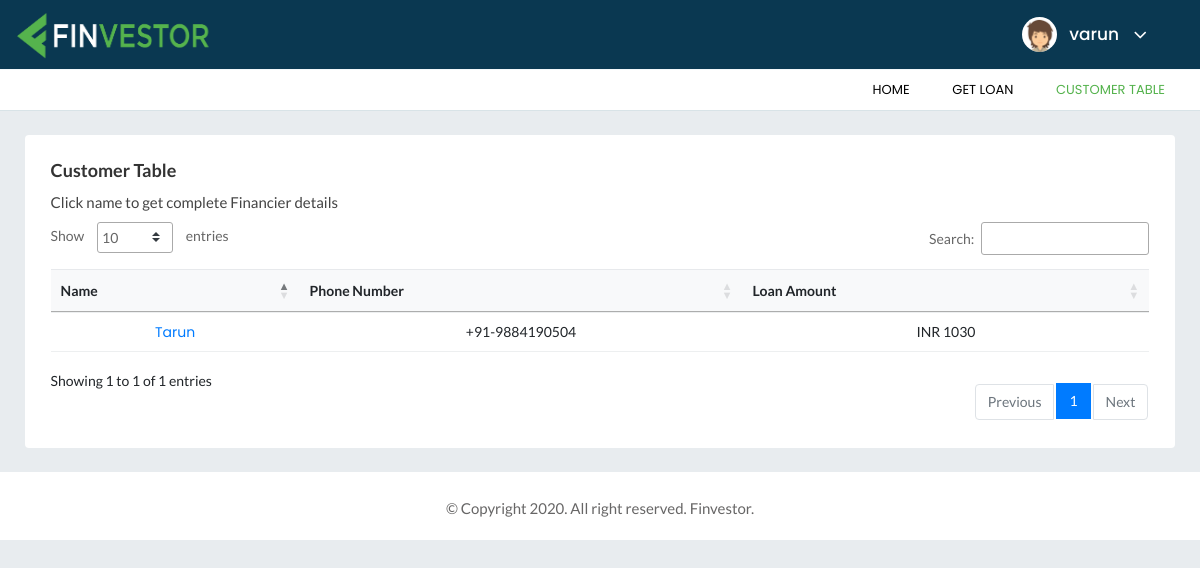
The app's page /customerTable.php (signed in) with its own data.
### tables this page shows
CREATE TABLE `financier` (
  `financier_number` int(11) NOT NULL,
  `financier_name` text NOT NULL,
  `phone_number` bigint(12) NOT NULL,
  `email` tinytext NOT NULL
);

CREATE TABLE `loan_contract` (
  `loan_id` int(11) NOT NULL,
  `f_id` int(11) NOT NULL,
  `c_id` int(11) NOT NULL,
  `loan_status_code` int(11) NOT NULL,
  `contract_start` date NOT NULL,
  `contract_end` date NOT NULL,
  `interest_rate` double NOT NULL,
  `loan_amount` double NOT NULL,
  `loan_payment_amount` double NOT NULL,
  `amt_per_payment` double NOT NULL,
  `interest_type` char(1) NOT NULL
);

### customerTable.php (the view, shortened to what this page needs)
<?php
  $db = mysqli_connect("localhost","root","","loan_management");
  $uname = $_SESSION['username'];
  $sql_cus = "SELECT * FROM user WHERE user_name='$uname'";
  $res_cus = mysqli_query($db, $sql_cus) or die( mysqli_error($db));
  $customer = mysqli_fetch_assoc($res_cus);
  $cid = $customer['user_id'];
  $sql_loanc = "SELECT * FROM loan_contract WHERE c_id='$cid'";
  $res_loanc = mysqli_query($db, $sql_loanc) or die( mysqli_error($db));
?>
<!doctype html>
<html class="no-js" lang="en">
<head>
    <link rel="stylesheet" href="assets/css/bootstrap.min.css">
    <link rel="stylesheet" href="assets/css/font-awesome.min.css">
    <link rel="stylesheet" href="assets/css/themify-icons.css">
    <link rel="stylesheet" href="assets/css/metisMenu.css">
    <link rel="stylesheet" href="assets/css/owl.carousel.min.css">
    <link rel="stylesheet" href="assets/css/slicknav.min.css">
    <link rel="stylesheet" type="text/css" href="https://cdn.datatables.net/1.10.19/css/jquery.dataTables.css">
    <link rel="stylesheet" type="text/css" href="https://cdn.datatables.net/1.10.18/css/dataTables.bootstrap4.min.css">
    <link rel="stylesheet" type="text/css" href="https://cdn.datatables.net/responsive/2.2.3/css/responsive.bootstrap.min.css">
    <link rel="stylesheet" type="text/css" href="https://cdn.datatables.net/responsive/2.2.3/css/responsive.jqueryui.min.css">
    <link rel="stylesheet" href="https://www.amcharts.com/lib/3/plugins/export/export.css" type="text/css" media="all" />
    <link rel="stylesheet" href="assets/css/typography.css">
    <link rel="stylesheet" href="assets/css/default-css.css">
    <link rel="stylesheet" href="assets/css/styles.css">
    <link rel="stylesheet" href="assets/css/responsive.css">
</head>
<body class="body-bg">
    <div class="horizontal-main-wrapper">
        <div class="mainheader-area">
            <div class="container">
                <div class="row align-items-center bg-blue">
                    <div class="col-md-3">
                        <div class="logo">
                            <a href="index.php"><img src="assets/images/icon/logo2.png" width="200" height="53" class="align-top" alt="FinvestorLogo"></a>
                        </div>
                    </div>
                    <div class="col-md-9 clearfix text-right">
                        <div class="clearfix d-md-inline-block d-block">
                            <div class="user-profile m-0 color-green">
                                <img class="avatar user-thumb" src="assets/images/author/avatar.png" alt="avatar">
                                <h4 class="user-name dropdown-toggle" data-toggle="dropdown"><?php echo $_SESSION['username']; ?> <i class="fa fa-angle-down"></i></h4>
                            </div>
                        </div>
                    </div>
                </div>
            </div>
        </div>
        <?php
        $list = "";
        if($_SESSION['log']==true){
          if($_SESSION['user_type'] == "c"){
            $list .=  "<li class='navbx text-uppercase'><a href='index.php'>Home</a></li>
                        <li class='navbx text-uppercase'><a href='getloan.php'>Get Loan</a></li>
                           <li class='active navbx text-uppercase'><a href='customerTable.php'>Customer Table</a></li>";
          }
          elseif($_SESSION['user_type'] == "f"){
            $list .=  "<li class='navbx text-uppercase'><a href='finTable.php'>Financier Table</a></li>
                       <li class='navbx text-uppercase'><a href='loanapplicants.php'>Loan Applicants</a></li>
                       <li class='navbx text-uppercase'><a href='acceptedloans.php'>Accepted Loans</a></li>";
          }
         }
        ?>
        <div class="header-area header-bottom">
            <div class="container">
                <div class="row align-items-center">
                    <div class="col-lg-4 d-none d-lg-block">
                    </div>
                    <div class="col-lg-8 d-none d-lg-block">
                        <div class="horizontal-menu">
                            <nav>
                                <ul id="nav_menu">
                                    <?php echo $list; ?>
                                </ul>
                            </nav>
                        </div>
                    </div>
                </div>
            </div>
        </div>
        <div class="main-content-inner pb-4 pt-4">
                <div class="row">
                    <div class="col-12">
                        <div class="card pad-25">
                            <div class="card-body">
                                <h4 class="header-title">Customer Table</h4>
                                <p class="header-tag">Click name to get complete Financier details</p>
                                <div class="data-tables">
                                    <table id="dataTable" class="text-center" style="width:100%;">
                                        <thead class="bg-light text-capitalize">
                                            <tr>
                                                <th>Name</th>
                                                <th>Phone Number</th>
                                                <th>Loan Amount</th>
                                            </tr>
                                        </thead>
                                        <tbody>
                                            <?php
                                              while($loancontract = mysqli_fetch_assoc($res_loanc)){
                                                $fid = $loancontract['f_id'];
                                                $lid = $loancontract['loan_id'];
                                                $sql_fin = "SELECT * FROM financier WHERE financier_number='$fid'";
                                                $res_fin = mysqli_query($db, $sql_fin) or die( mysqli_error($db));
                                                while ($financer= mysqli_fetch_assoc($res_fin)) {
                                            ?>
                                            <tr>
                                                <td><a href="financerinfo.php?fid=<?php echo $fid?>&lid=<?php echo $lid; ?>"><?php echo $financer['financier_name']; ?></a></td>
                                                <td>+91-<?php echo $financer['phone_number']; ?></td>
                                                <td>INR <?php echo $loancontract['loan_amount']; ?></td>
                                            </tr>
                                            <?php
                                                }
                                              }
                                             ?>
                                        </tbody>
                                    </table>
                                </div>
                            </div>
                        </div>
                    </div>
                </div>
        </div>
        <footer>
            <div class="footer-area">
                <p>© Copyright 2020. All right reserved. Finvestor.</p>
            </div>
        </footer>
    </div>
</body>
</html>

### assets/css/default-css.css (style rules this page uses)
* { margin: 0; padding: 0; box-sizing: border-box; }
*, *:before, *:after { -moz-box-sizing: border-box; -webkit-box-sizing: border-box; box-sizing: border-box; }
html { -webkit-font-smoothing: antialiased; overflow-y: scroll; }
body { background: #fff; font-weight: normal; -webkit-font-smoothing: antialiased; -webkit-text-size-adjust: 100%; }
:root { --primary-color: #4336FB; }

### assets/css/styles.css (style rules this page uses)
html { overflow-y: scroll; }
.slicknav_menu ul .active { background-color: white; }
.slicknav_menu .active a { color: #54b24c; }
.bg-blue { background-color: #0a3851; }
.color-green { color: #54b24c; }
.pad-25 { margin:0px 25px; }
.slicknav_menu>ul>li, .slicknav_menu>ul { background-color: #54b24c; }
.card { border: none; border-radius: 4px; background-color: #fff; -webkit-transition: all 0.3s ease 0s; transition: all 0.3s ease 0s; }
.card-body { padding: 25.6px; padding: 1.6rem; }
.main-content-inner { padding: 0 30px 50px; }
.logo a { display: inline-block; max-width: 120px; }
.body-bg { background: #E8ECEF; }
.horizontal-main-wrapper { min-height: 100vh; }
.horizontal-main-wrapper .container { max-width: 1440px; }
.horizontal-main-wrapper .header-area, .horizontal-main-wrapper .mainheader-area { padding-left: 0; padding-right: 0; }
.horizontal-main-wrapper .main-content-inner { padding: 0 0 50px; }
.mainheader-area { background: #fff; border-bottom: 1px solid #f3f8fb; padding-left: 15px; position: relative; z-index: 99; }
.horizontal-menu { position: relative; }
.horizontal-menu ul li { display: inline-block; position: relative; }
.horizontal-menu ul li a { display: block; font-size: 13px; padding: 10px 20px; color: #000000; }
.horizontal-menu ul li:hover>a, .horizontal-menu ul li.active>a { color: #54b24c; }
.horizontal-menu nav>ul>li:first-child>a { padding-left: 0; }
.slicknav_nav .slicknav_row, .slicknav_nav a { text-transform: capitalize; }
.header-area { background: #fff; border-bottom: 1px solid #d8e3e7; text-align-last: right; }
.user-profile { margin-right: -30px; display: -webkit-box; display: -ms-flexbox; display: flex; -webkit-box-align: center; -ms-flex-align: center; align-items: center; -ms-flex-wrap: wrap; flex-wrap: wrap; background: -webkit-linear-gradient(left, #0a3851 0%, #0a3851 100%); background: linear-gradient(to right, #0a3851 0%, #0a3851 100%); padding: 17px 38px; position: relative; }
.user-profile img.avatar { height: 35px; width: 35px; border-radius: 50%; margin-right: 12px; }
.user-name { font-size: 17px; font-weight: 500; color: #fff; letter-spacing: 0; cursor: pointer; -webkit-user-select: none; -moz-user-select: none; -ms-user-select: none; user-select: none; }
.user-name i { margin-left: 10px; font-size: 21px; vertical-align: middle; position: relative; }
.notification-area .dropdown-toggle, .user-name.dropdown-toggle { position: relative; }
.notification-area .dropdown-toggle:after, .user-name.dropdown-toggle:after { display: none; }
.header-title { font-family: 'Lato', sans-serif; font-size: 18px; font-weight: 600; letter-spacing: 0; color: #333; text-transform: capitalize; margin-bottom: 7px; }
.header-tag { margin-bottom: 7px; }
.footer-area { text-align: center; padding: 23px 0 19px; background: #fff; }
.footer-area p { color: #676666; margin-bottom: 0; }
table tr th { border-bottom: none; }
table tr th, table tr td { border-top: 1px solid rgba(120, 130, 140, 0.13) !important; }
table.dataTable.no-footer { border-bottom: 1px solid rgba(120, 130, 140, 0.13) !important; }
table.dataTable thead th, table.dataTable thead td { border-bottom-color: transparent; }

### assets/css/responsive.css (style rules this page uses)
@media (min-width: 1200px) and (max-width: 1364px) { .main-content-inner { padding: 0 15px 50px; } }

### records on screen
loan_contract: loan_amount "1030"
financier: financier_name "Tarun", phone_number "9884190504"

### other values on screen
$_SESSION['username'] "varun"
